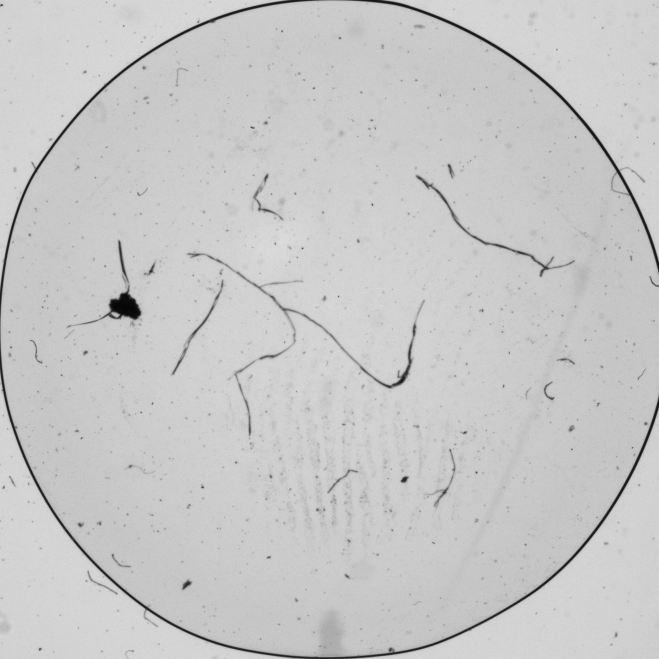
#> input picture Rotation_calculation/OBR/image84-1.tiff, 1318 x 1318 px, found by its file name (shown at 1/2 size)
$ python visualize_circles.py
#> lines starting #> are read from the running program, lines starting #| are printed output that depends on the picture
import numpy as np
import cv2

# Read image
img = cv2.imread('test5\image84-1.tiff')
#> img is the input picture: shape (1318, 1318, 3); min 5, max 225, mean 200
# Smooth it
img = cv2.medianBlur(img,3)
img_copy = img.copy()
# Convert to greyscale
img_gray = cv2.cvtColor(img_copy,cv2.COLOR_BGR2GRAY)
# Apply Hough transform to greyscale image
circles = cv2.HoughCircles(img_gray,cv2.HOUGH_GRADIENT,1,20,
                     param1=60,param2=40,minRadius=650,maxRadius=660)
#> circles = [[658.5, 659.5, 659.4], [680.5, 650.5, 655], [667.5, 677.5, 658.3], [638.5, 663.5, 652.8]]
circles = np.uint16(np.around(circles))
#> circles = [[658, 660, 659], [680, 650, 655], [668, 678, 658], [638, 664, 653]]
# Draw the circles
for i in circles[0,:]:
    # draw the outer circle
    cv2.circle(img,(i[0],i[1]),i[2],(0,255,0),2)
    # draw the center of the circle
    cv2.circle(img,(i[0],i[1]),2,(0,0,255),3)
#> this loop made 4 passes
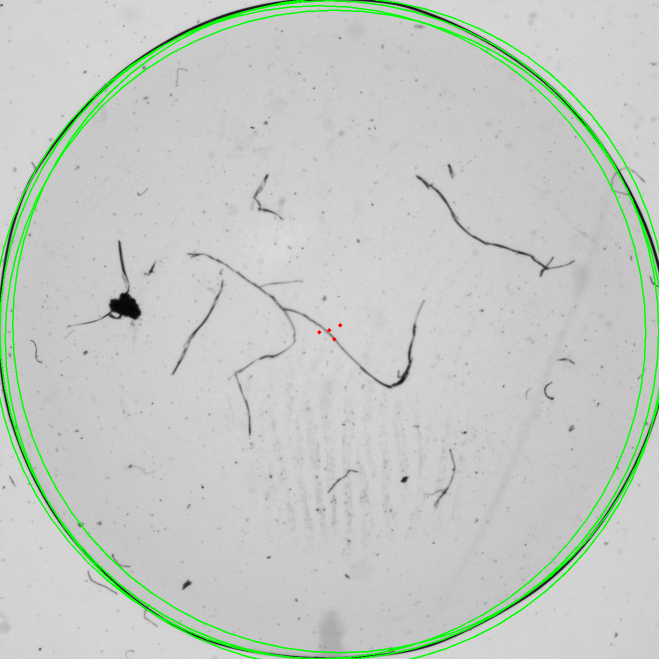
#> img: shape (1318, 1318, 3) (shown at 1/2 size); mean B, G, R 196, 202.2, 196
cv2.imshow('detected circles',img)
# Save the cropped image
cv2.imwrite( 'detected_circles.jpg', img)
cv2.waitKey(0)
cv2.destroyAllWindows()
